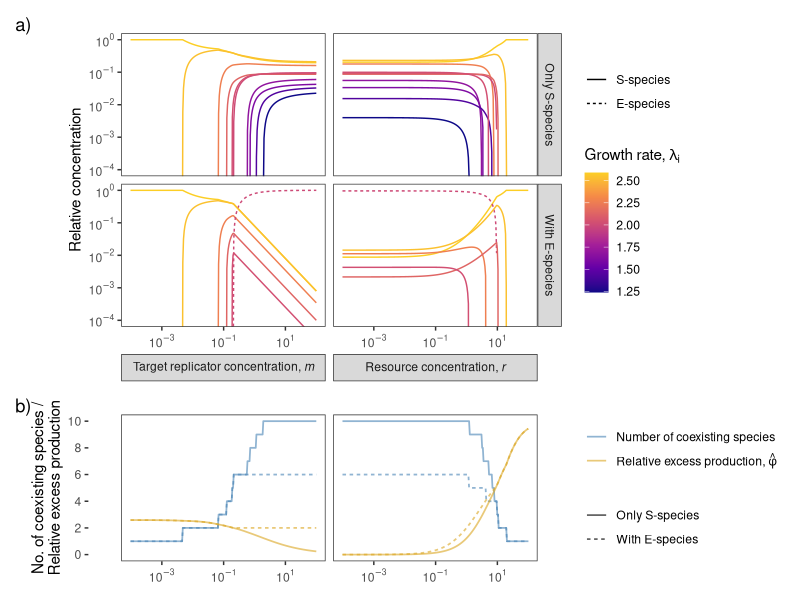

Recreate this plot in R.
library(tidyverse)
library(patchwork)



dat <- read_tsv("../data/alldata_tidy.tsv", col_types = "cldicdddi") |>
  filter(conc > 0) |>
  mutate(
    species = as_factor(species),
    type = fct_relevel(type, "S-species", "E-species"),
    param = as_factor(ifelse(param == "m",
                             "'Target replicator concentration,'~italic('m')",
                             "'Resource concentration,'~italic('r')")),
    expType = ifelse(expType, "With E-species", "Only S-species")
  )


p1 <- dat |>
  ggplot(aes(x = paramValue, y = conc, color = growthRate,
             group = species, linetype = type)) +
  geom_line() +
  scale_x_log10(labels = scales::label_log()) +
  scale_y_log10(labels = scales::label_log()) +
  scale_color_viridis_c(option = "C", end = 0.9) +
  labs(x = NULL, y = "Relative concentration",
       linetype = NULL, color = expression(paste("Growth rate, ", lambda[i]))) +
  facet_grid(expType ~ param, labeller = labeller(.cols = label_parsed), switch = "x") +
  coord_cartesian(ylim = c(1e-4, NA)) +
  theme_bw() +
  theme(panel.grid = element_blank(), strip.placement = "outside")


p2 <- dat |>
  pivot_longer(excessProd | numTypes) |>
  mutate(name = fct_relevel(name, "numTypes", "excessProd")) |>
  ggplot(aes(x = paramValue, y = value, color = name, linetype = expType)) +
  geom_line(linewidth = 0.6, alpha = 0.6) +
  facet_wrap(~ param, labeller = label_parsed, strip.position = "bottom") +
  scale_x_log10(labels = scales::label_log()) +
  scale_y_continuous(name = "No. of coexisting species /\nRelative excess production",
                     breaks = (0:5) * 2, limits = c(0, 10)) +
  scale_color_manual(
    values = c("numTypes" = "steelblue", "excessProd" = "goldenrod"),
    labels = c("numTypes" = "Number of coexisting species",
               "excessProd" = expression(paste("Relative excess production, ", hat(phi))))
  ) +
  labs(x = NULL, color = NULL, linetype = NULL) +
  theme_bw() +
  theme(panel.grid = element_blank(), strip.text.x = element_blank())



p <- (p1 / p2 +
        plot_layout(heights = c(2, 1), tag_level = "new") +
        plot_annotation(tag_levels = list(c("a)", "b)"), "1")))

show(p)
#ggsave("../figures/new_fig2.pdf", device = cairo_pdf, width = 9, height = 7.8)
